Frame 1 (no input): blank canvas, image omitted
Frame 60 (no input): blank canvas, image omitted
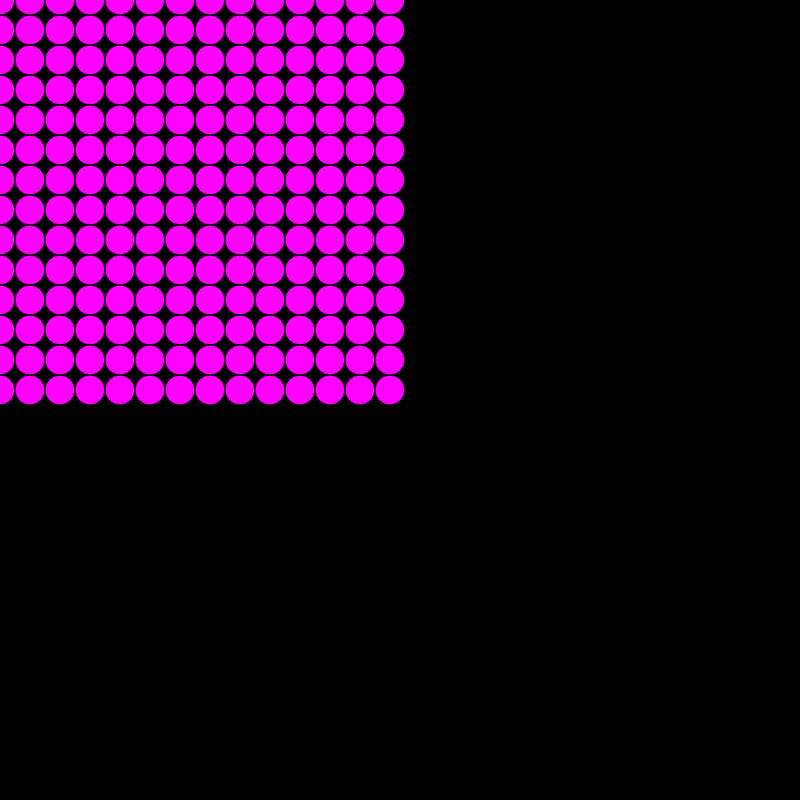
Frame 120 (the mouse pressed at the canvas centre since frame 60)

The p5.js sketch whose frames 1 and 60 were blank and that drew this single picture after the mouse press (run headless with seeded random() and noise() and a simulated clock; from frame 60 on, the mouse is pressed at the canvas centre):

// p5.js sketch
// ── sketch.js


function setup() 
{
    createCanvas(800,800);
}

function draw() 
{

    background(0);
    fill(255,0,255);

    for(var j = 0; j < mouseY/30; j ++)
    {
        for(var i = 0; i < mouseX/30; i++)
        {
              ellipse(i * 30,j * 30,30,30);
        }
    }

 
}
